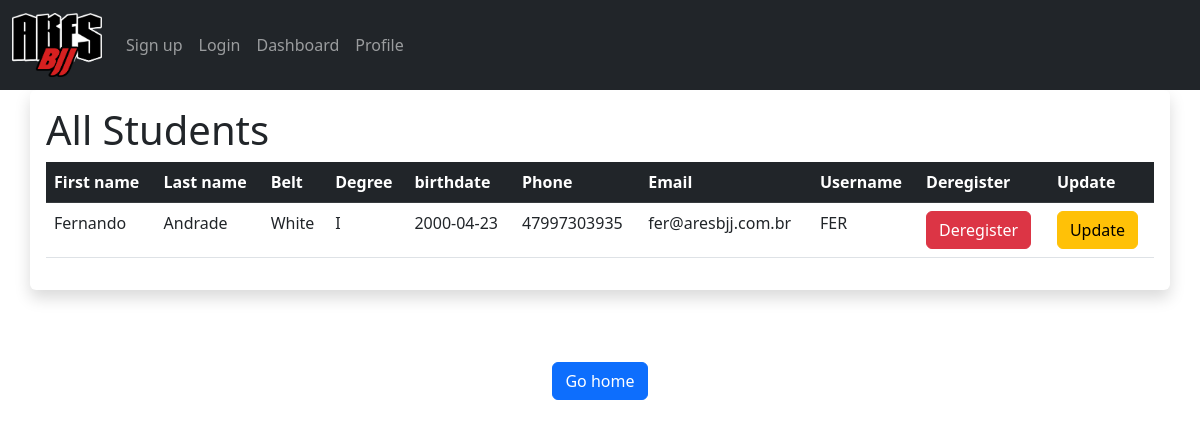
/dashboard, run on the app's committed database.
### app.py (models this page shows, shortened)
class users(db.Model, UserMixin):
    id = db.Column(db.Integer, primary_key=True)
    first_name = db.Column(db.String(50), nullable=False)
    last_name = db.Column(db.String(50), nullable=False)
    birthdate = db.Column(db.Date, nullable=False)
    belt = db.Column(db.String(50), nullable=False)
    degree = db.Column(db.String(50), nullable=False)
    email = db.Column(db.String(50), nullable=False, unique=True)
    phone = db.Column(db.String(50), nullable=False, unique=True)
    username =  db.Column(db.String(25), nullable=False, unique=True)
    password_hash = db.Column(db.String(), nullable=False)
    @property
    def password(self):
        raise AttributeError('password is not a readable attribute!')
    date_added = db.Column(db.Date, default=datetime.utcnow)

### app.py (the view)
@app.route("/dashboard")
def dashboard():
    our_users = users.query.order_by(users.date_added)
    return render_template("dashboard.html", our_users=our_users)

### templates/dashboard.html (shortened to what this page needs)
{% extends "layout.html" %}
{% block body %}
<div class="container shadow p-3 mb-5 bg-body rounded">
    <h1>All Students</h1>
        <table class="table">
            <thead class="table-dark">
                <tr>
                    <th>First name</th>
                    <th>Last name</th>
                    <th>Belt</th>
                    <th>Degree</th>
                    <th>birthdate</th>
                    <th>Phone</th>
                    <th>Email</th>
                    <th>Username</th>
                    <th>Deregister</th>
                    <th>Update</th>
                </tr>
            </thead>
            <tbody>
                {% for user in our_users %}
                    <tr>
                        <td>{{ user.first_name }}</td>
                        <td>{{ user.last_name }}</td>
                        <td>{{ user.belt }}</td>
                        <td>{{ user.degree }}</td>
                        <td>{{ user.birthdate }}</td>
                        <td>{{ user.phone }}</td>
                        <td>{{ user.email }}</td>
                        <td>{{ user.username }}</td>
                        <td>
                            <form action="{{ url_for('deregister', id=user.id) }}" method="POST">
                                <button class="btn btn-danger" type="submit" value="Deregister">Deregister</button>
                            </form>
                        </td>
                        <td>
                                <a href="{{ url_for('update', id=user.id) }}"><button class="btn btn-warning" type="submit" value="Update">Update</button></a>
                        </td>
                    </tr>
                {% endfor %}
            </tbody>
        </table>
</div>
<center>
    <br><a href="/"><button class="btn btn-primary">Go home</button></a>
</center>
{% endblock %}

### data on the page
users: first_name "Fernando", last_name "Andrade", belt "White", degree "I", birthdate "2000-04-23", phone "47997303935", email "fer@aresbjj.com.br", username "FER"
